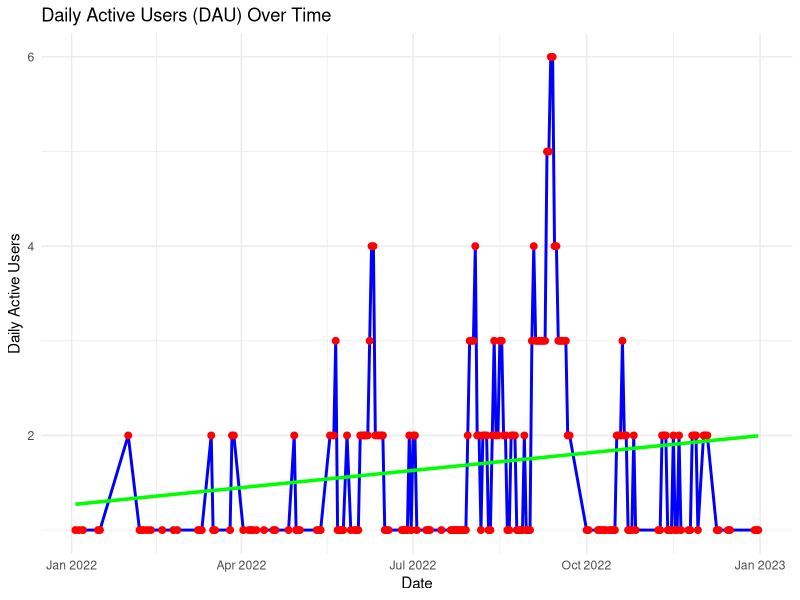

This figure's R source:
## ---- chunk 1
# Load ggplot2
library(ggplot2)

# Load the data
DAU <- read.csv("DAU.csv")

# Convert date column to Date format
DAU$date <- as.Date(DAU$date)

# Plot DAU with a trend line
ggplot(DAU, aes(x = date, y = DAU)) +
  geom_line(color = "blue", linewidth = 1) +
  geom_point(color = "red", size = 2) +
  geom_smooth(method = "lm", se = FALSE, color = "green", linewidth = 1.2) +
  labs(title = "Daily Active Users (DAU) Over Time",
       x = "Date",
       y = "Daily Active Users") +
  theme_minimal()
